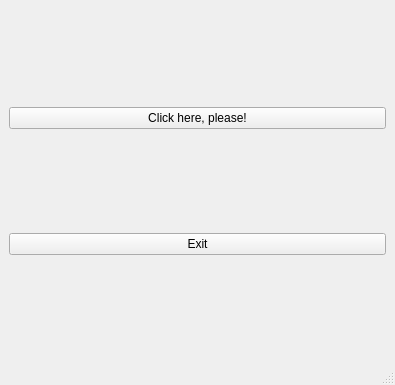
<?xml version="1.0" encoding="UTF-8"?>
<ui version="4.0">
 <class>MainWindow</class>
 <widget class="QMainWindow" name="MainWindow">
  <property name="geometry">
   <rect>
    <x>0</x>
    <y>0</y>
    <width>395</width>
    <height>385</height>
   </rect>
  </property>
  <property name="windowTitle">
   <string>MainWindow</string>
  </property>
  <widget class="QWidget" name="centralwidget">
   <layout class="QGridLayout" name="gridLayout">
    <item row="3" column="2">
     <widget class="QPushButton" name="pb_exit">
      <property name="text">
       <string>Exit</string>
      </property>
     </widget>
    </item>
    <item row="2" column="2">
     <widget class="QPushButton" name="pb_oneClick">
      <property name="text">
       <string>Click here, please!</string>
      </property>
     </widget>
    </item>
   </layout>
  </widget>
  <widget class="QMenuBar" name="menubar">
   <property name="geometry">
    <rect>
     <x>0</x>
     <y>0</y>
     <width>395</width>
     <height>22</height>
    </rect>
   </property>
  </widget>
  <widget class="QStatusBar" name="statusbar"/>
 </widget>
 <resources/>
 <connections>
  <connection>
   <sender>pb_exit</sender>
   <signal>clicked()</signal>
   <receiver>MainWindow</receiver>
   <slot>close()</slot>
   <hints>
    <hint type="sourcelabel">
     <x>577</x>
     <y>553</y>
    </hint>
    <hint type="destinationlabel">
     <x>399</x>
     <y>299</y>
    </hint>
   </hints>
  </connection>
 </connections>
</ui>
